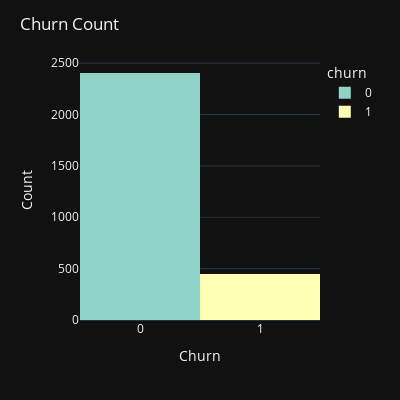

The notebook cell this image was saved under:
### Code cell
# Create the count plot
fig = px.histogram(churn_data['churn'], x="churn", color="churn", category_orders={"churn": [0, 1]}, color_discrete_sequence=px.colors.qualitative.Set3)

# Update layout for styling
fig.update_layout(
    title="Churn Count",
    xaxis_title="Churn",
    yaxis_title="Count",
    xaxis=dict(tickmode='array', tickvals=[0, 1], range=[-0.5, 1.5]),
    template="plotly_dark",
    width=400,
    height=400
)

# Show the plot
fig.show()

### Figure 1 — Plotly figure (JSON) as saved in the notebook; plotly's stock layout.template omitted (floating-point values rounded to 4 significant figures; data arrays with more than 128 entries replaced by an {"elided": "..."} marker saying what was removed)
{"data": [{"alignmentgroup": "True", "bingroup": "x", "hovertemplate": "churn=%{x}<br>count=%{y}<extra></extra>", "legendgroup": "0", "marker": {"color": "rgb(141,211,199)", "pattern": {"shape": ""}}, "name": "0", "offsetgroup": "0", "orientation": "v", "showlegend": true, "type": "histogram", "x": {"elided": "2404 int values"}, "xaxis": "x", "yaxis": "y"}, {"alignmentgroup": "True", "bingroup": "x", "hovertemplate": "churn=%{x}<br>count=%{y}<extra></extra>", "legendgroup": "1", "marker": {"color": "rgb(255,255,179)", "pattern": {"shape": ""}}, "name": "1", "offsetgroup": "1", "orientation": "v", "showlegend": true, "type": "histogram", "x": {"elided": "446 int values"}, "xaxis": "x", "yaxis": "y"}], "layout": {"barmode": "relative", "height": 400, "legend": {"title": {"text": "churn"}, "tracegroupgap": 0}, "margin": {"t": 60}, "title": {"text": "Churn Count"}, "width": 400, "xaxis": {"anchor": "y", "categoryarray": [0, 1], "categoryorder": "array", "domain": [0, 1], "range": [-0.5, 1.5], "tickmode": "array", "tickvals": [0, 1], "title": {"text": "Churn"}, "type": "linear"}, "yaxis": {"anchor": "x", "autorange": true, "domain": [0, 1], "range": [0, 2531.0], "title": {"text": "Count"}}}}
